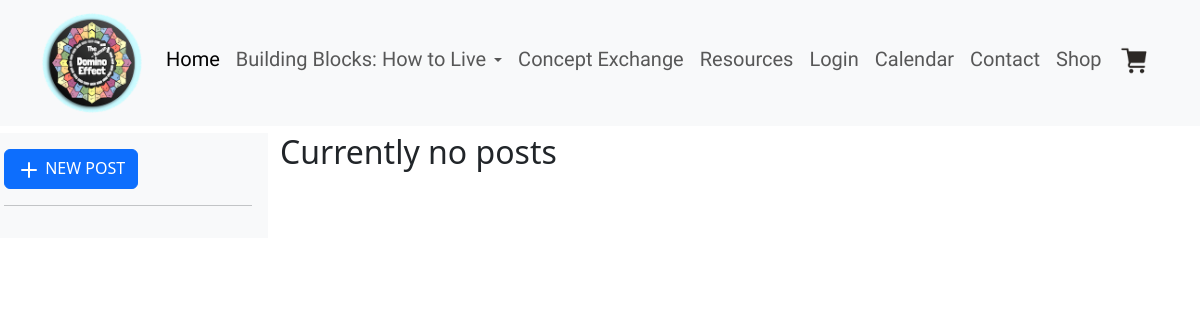
Page /content/ConceptExchange/ on the earlier database version.
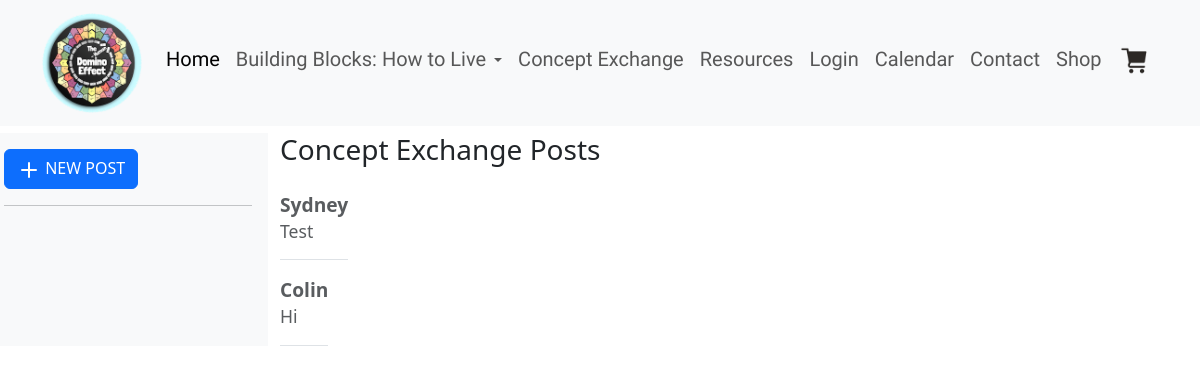
Same page on the later database version.
### tables this page shows
CREATE TABLE POSTS(post_uuid TEXT PRIMARY KEY, author_uuid TEXT NOT NULL, text_content TEXT NOT NULL, tag1 TEXT, tag2 TEXT, tag3 TEXT, tag4 TEXT, tag5 TEXT, image BLOB, datetime TEXT NOT NULL, location TEXT);

### oce/content/routes.py (the view)
@content.route('/content/ConceptExchange/')
def concept_exchange():
    from oce.utils.db_interface import get_all_posts
    try:
        posts = get_all_posts()
        return render_template('mainForum.html', posts=posts)
    except Exception as e:
        print(f"Error fetching posts: {e}")
        return render_template('mainForum.html', posts=[])

### oce/utils/db_interface.py (called while the page is built)
def _dict_factory(cursor: sql.Cursor, row: Sequence) -> DatabaseRow:
    d = {}
    for idx, col in enumerate(cursor.description):
        d[col[0]] = row[idx]
    return d

def get_db() -> sql.Connection:
    db: sql.Connection | None = getattr(g, '_database', None)
    if db is None:
        if not isinstance(current_app.static_folder, str):
            raise FileNotFoundError(
                'App static folder not registered properly. Unable to locate database.'
            )
        con = sql.connect(Path(current_app.static_folder) / current_app.config['DB_NAME'] )
        con.row_factory = _dict_factory
        db = g._database = con
    return db

def get_all_posts():
    con = get_db()
    cur = con.cursor()
    cur.execute('SELECT post_uuid, author_uuid, text_content FROM POSTS;')
    rows = cur.fetchall()
    posts = [
        {
            'post_uuid': row['post_uuid'],
            'author_uuid': row['author_uuid'],
            'text_content': row['text_content']
        }
        for row in rows
    ]
    return posts

### oce/templates/mainForum.html (shortened to what this page needs)
{% extends 'base.html' %}
{% block content %}
  <div class="row">
    <div class="d-flex flex-column flex-shrink-0 p-3 bg-body-tertiary" style="width: 280px;">
      <a class="d-flex align-items-center mb-3 mb-md-0 me-md-auto link-body-emphasis text-decoration-none">
        <button class="btn btn-primary has-icon btn-block" type="button" data-toggle="modal" data-target="#threadModal" onclick="showModal()">
          <svg xmlns="http://www.w3.org/2000/svg" width="24" height="24" viewBox="0 0 24 24" fill="none" stroke="currentColor" stroke-width="2" stroke-linecap="round" stroke-linejoin="round" class="feather feather-plus mr-2">
            <line x1="12" y1="5" x2="12" y2="19"></line>
            <line x1="5" y1="12" x2="19" y2="12"></line>
          </svg>
          NEW POST
        </button>
      </a>
      <hr>
    </div>
    <div class="col-md-9">
      <div class="col-md-12">
      {% if posts %}
        <h3>Concept Exchange Posts</h3>
        {% for post in posts %}
          <div class="d-flex text-body-secondary pt-3" style="font-size: 1.5rem;">
            <p class="pb-3 mb-0 small lh-sm border-bottom">
                <strong class="d-block text-gray-dark">
                    <a style="font-size: 1.2rem;">{{post.author_uuid}}</a>
                </strong>
                <span style="font-size: 1.1rem;">{{ post.text_content }}</span>
            </p>
          </div>
        {% endfor %}
      {% else %}
        <h2> Currently no posts </h2>
      {% endif %}
      </div>
    </div>
  </div>
{% endblock %}

### oce/templates/base.html (shortened to what this page needs)
<!DOCTYPE html>
<html lang="en">
  <link
    rel="stylesheet"
    href="{{ url_for('static', filename = 'css/ShopImage.css') }}"
  />
<head>
  <link href="https://cdn.jsdelivr.net/npm/bootstrap@5.3.3/dist/css/bootstrap.min.css" rel="stylesheet">
</head>
<body>
  <nav class="navbar fixed-top navbar-expand-md navbar-light bg-light">
    <div class="container">
    <a
       href="{{ url_for('home') }}"
       class="navbar-brand mb-0 h1">
         <img
          class="d-inline-block align-top"
          src="{{ url_for('static', filename='images/humandominoeffectlogo.png') }}"
	  width="100" height="100" />
    </a>
    <div
      class="collapse navbar-collapse"
      id="navbarNav">
      <ul class="navbar-nav w-100">
        <li class="nav-item active">
          <h5><a href="{{ url_for('home') }}" class="nav-link active">
            Home
          </a></h5>
        </li>
        <li class="nav-item dropdown">
          <a href="#" class="nav-link dropdown-toggle"
          id="navbarDropdown"
          role="button"
          data-bs-toggle="dropdown"
          aria-expanded="false"
          >
            <h5 class="d-inline-block">Building Blocks: How to Live</h5>
          </a>
        </li>
        <li class="nav-item active">
        <h5><a href="{{ url_for('content.concept_exchange')}}" class="nav-link text-nowrap">
            Concept Exchange
          </a></h5>
        </li>
        <li class="nav-item active">
          <h5><a href="{{ url_for('content.resources', selected_age='1')}}" class="nav-link">
              Resources
            </a></h5>
          </li>
        <li class="nav-item active">
        <h5><a href="{{ url_for('content.login')}}" class="nav-link">
            Login
          </a></h5>
        </li>
        <li class="nav-item active">
          <h5><a href="{{ url_for('content.calendar')}}" class="nav-link">
              Calendar
            </a></h5>
          </li>
        <li class="nav-item active">
        <h5><a href="{{ url_for('content.contact') }}" class="nav-link">
            Contact
          </a> </h5>
        </li>
        <li class="nav-item active">
          <h5><a href="{{ url_for('content.shop') }}" class="nav-link">
              Shop
            </a> </h5>
        </li>
        <li class="nav-item active" style="margin-left: auto;">
          <a href = "{{ url_for('content.cart') }}" class="nav-link">
            <img src="{{ url_for('static', filename='images/ShoppingCart.png') }}" class="shopping-cart">
          </a>
        </li>
      </ul>
    </div>
    </div>
  </nav>
  <div class="mt-3">
	  {% block content %}{% endblock %}
  </div>
</body>
</html>

### oce/static/css/ShopImage.css (style rules this page uses)
.shopping-cart { width: 30px; height: auto; }

### oce/templates/base.html (style rules this page uses)
body { padding-top: 100px; }
.nav-link { font-family: "Londrina Solid"; }

Differences in the rows shown:
added POSTS: author_uuid "Sydney", text_content "Test"
added POSTS: author_uuid "Colin", text_content "Hi"
Other differences:
text no longer shown: "Currently no posts"
text now shown: "Concept Exchange Posts"
